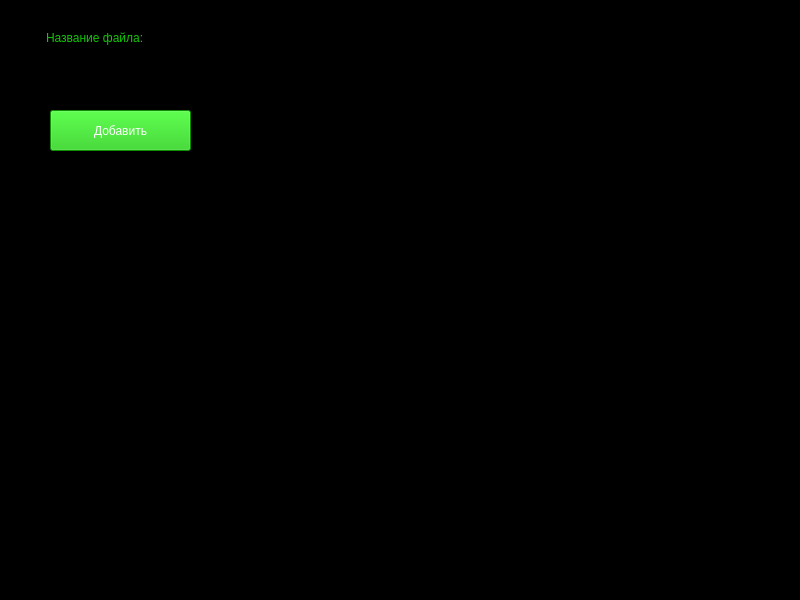
<?xml version="1.0" encoding="UTF-8"?>
<ui version="4.0">
 <class>MainWindow</class>
 <widget class="QMainWindow" name="MainWindow">
  <property name="geometry">
   <rect>
    <x>0</x>
    <y>0</y>
    <width>800</width>
    <height>600</height>
   </rect>
  </property>
  <property name="windowTitle">
   <string>MainWindow</string>
  </property>
  <property name="styleSheet">
   <string notr="true">background-color: rgb(0, 0, 0);
color:#14c607;
font: 15pt &quot;Courier New&quot;;</string>
  </property>
  <widget class="QWidget" name="centralwidget">
   <widget class="QLabel" name="label">
    <property name="geometry">
     <rect>
      <x>46</x>
      <y>30</y>
      <width>331</width>
      <height>16</height>
     </rect>
    </property>
    <property name="text">
     <string>Название файла:</string>
    </property>
   </widget>
   <widget class="QLineEdit" name="lineEdit">
    <property name="geometry">
     <rect>
      <x>46</x>
      <y>60</y>
      <width>331</width>
      <height>20</height>
     </rect>
    </property>
   </widget>
   <widget class="QPushButton" name="pushButton">
    <property name="geometry">
     <rect>
      <x>50</x>
      <y>110</y>
      <width>141</width>
      <height>41</height>
     </rect>
    </property>
    <property name="styleSheet">
     <string notr="true">QPushButton{
	background-color:#14c607;
	font:15pt &quot;Times New Roman&quot;;
	color:white;
}
QPushButton:pressed{
background-color:#4de941;
}
</string>
    </property>
    <property name="text">
     <string>Добавить</string>
    </property>
   </widget>
  </widget>
  <widget class="QStatusBar" name="statusbar"/>
 </widget>
 <resources/>
 <connections/>
</ui>
